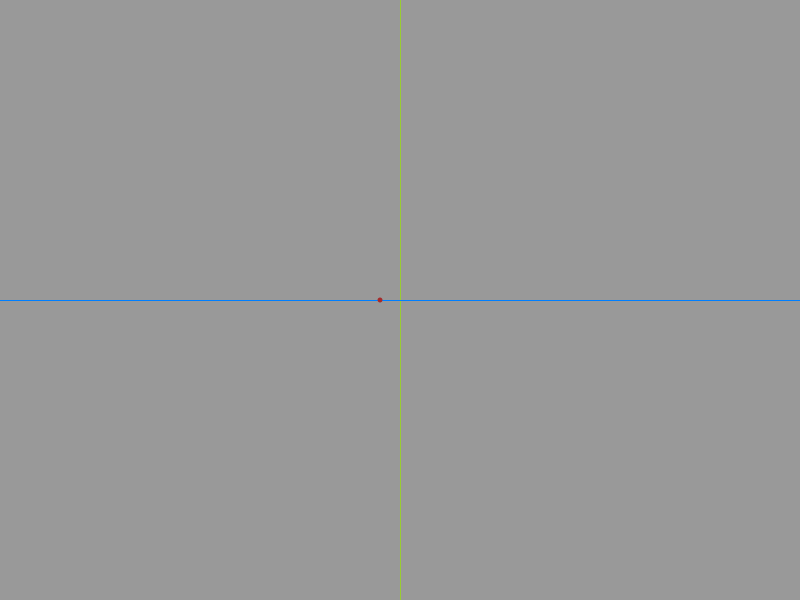
Frame 1 (no input)
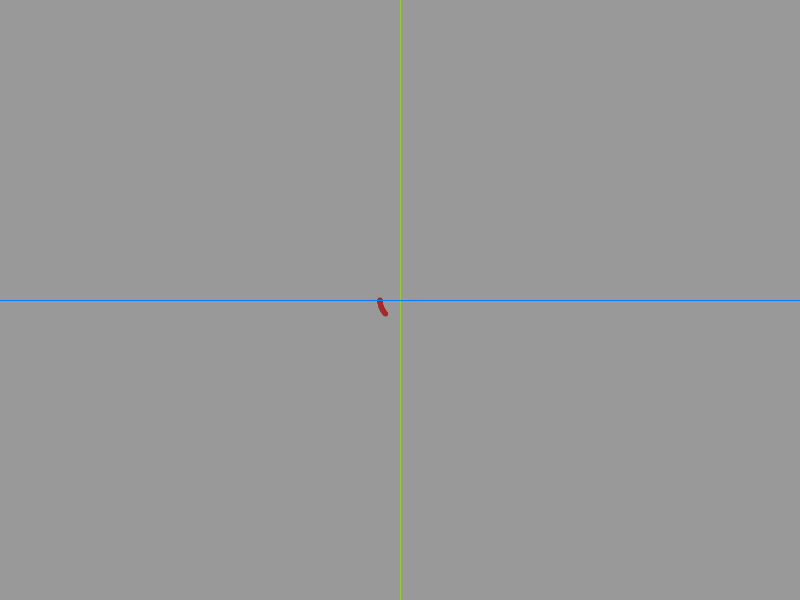
Frame 60 (the mouse pressed at the canvas centre just before this capture)
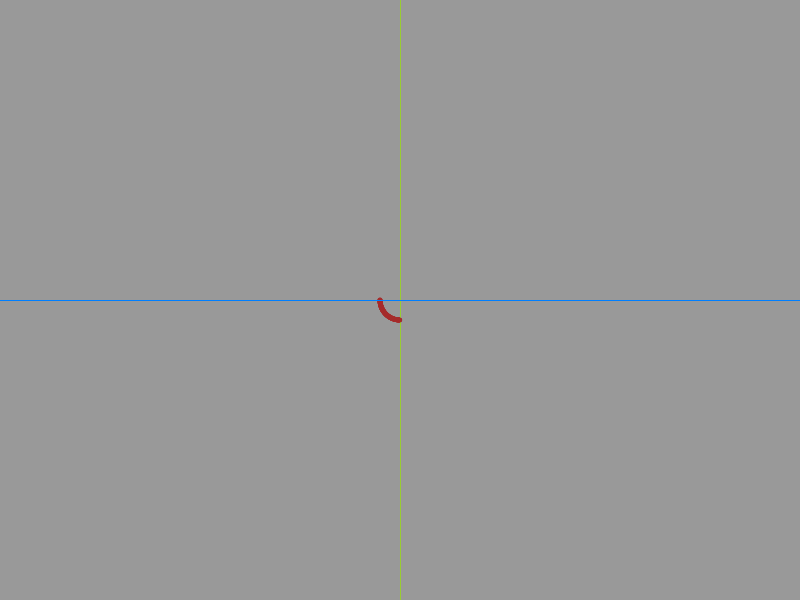
Frame 120 (the mouse held since frame 60 and released just before this capture)

The Processing sketch that drew these frames (run headless with seeded random() and noise(); from frame 60 on, the mouse is pressed at the canvas centre):

// Processing sketch: q3
// ── q3.pde
float xC;
float yC;
float xR;
float yR;
float diam;
float radious;
float velocity;
float teta;
int z;
int quadrante;

void setup(){
  size(800,600);
  background(153);
  teta = PI/2;
  velocity = PI/(frameRate*4);
  diam = 5;
  xR = 0;
  yR = 0;
  radious = 20;
  quadrante = -1;
}


void setupCoordinateSystem(){
  translate(width/2,height/2);
  stroke(153,204,50);
  line(0,-width,0,width);
  stroke(0,127,255);
  line(height,0,-height,0);
  scale(-1,-1);
}

void createCircle(float x, float y, float diam){
  fill(165,42,42);
  noStroke();
  circle(x,y,diam);
}

void draw(){
  setupCoordinateSystem();
  xC =  xR + radious*sin(teta);
  yC = radious*cos(teta);
  createCircle(xC,yC,diam);
  if((yC <= -0.1 && quadrante == 1) || (yC >= 0 && quadrante == -1)){
    radious *= 2;
    xR = xC - (radious*quadrante);
    quadrante *= -1;
  }
  teta += velocity;
}
